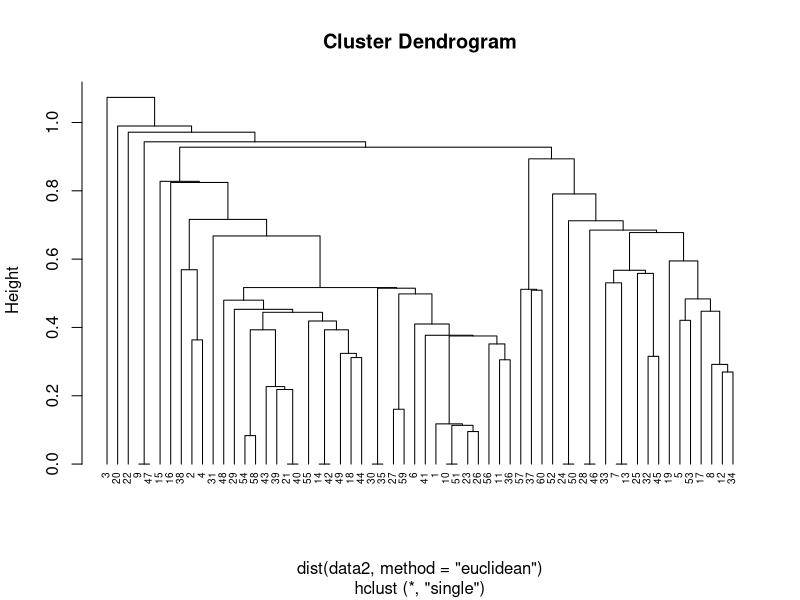
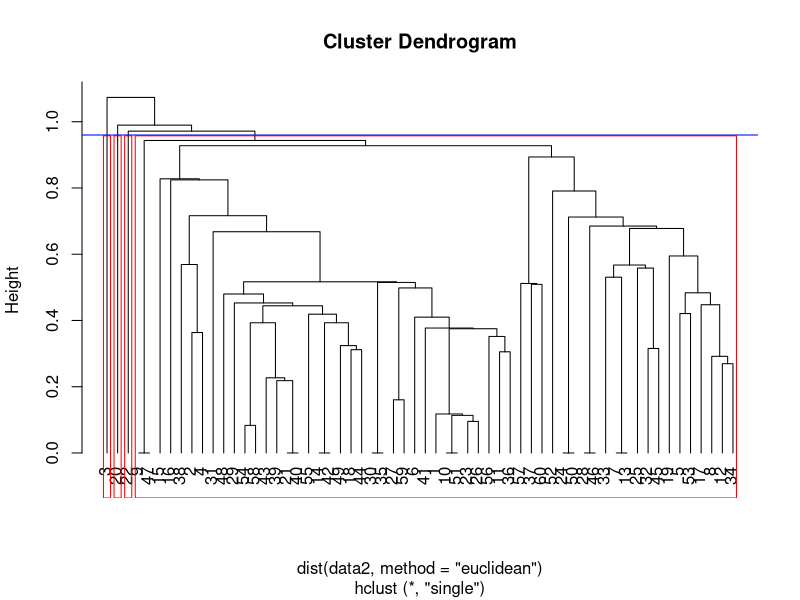
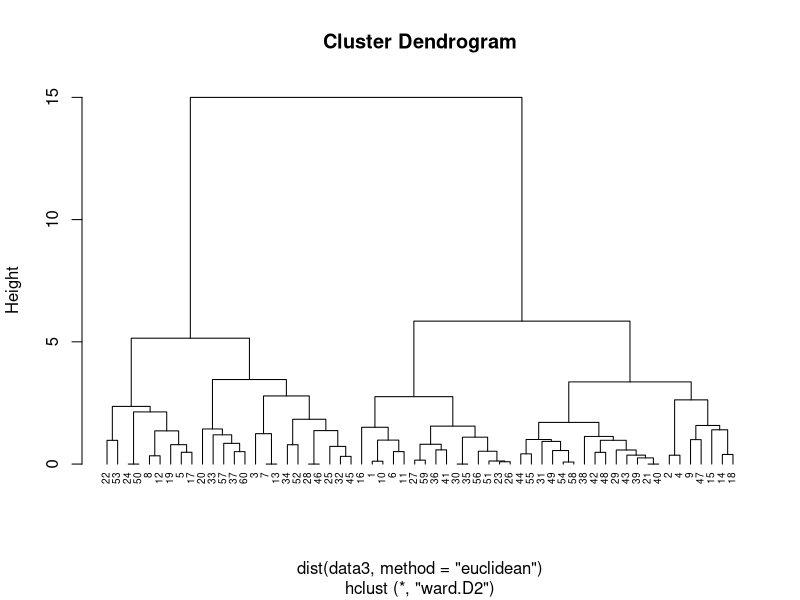
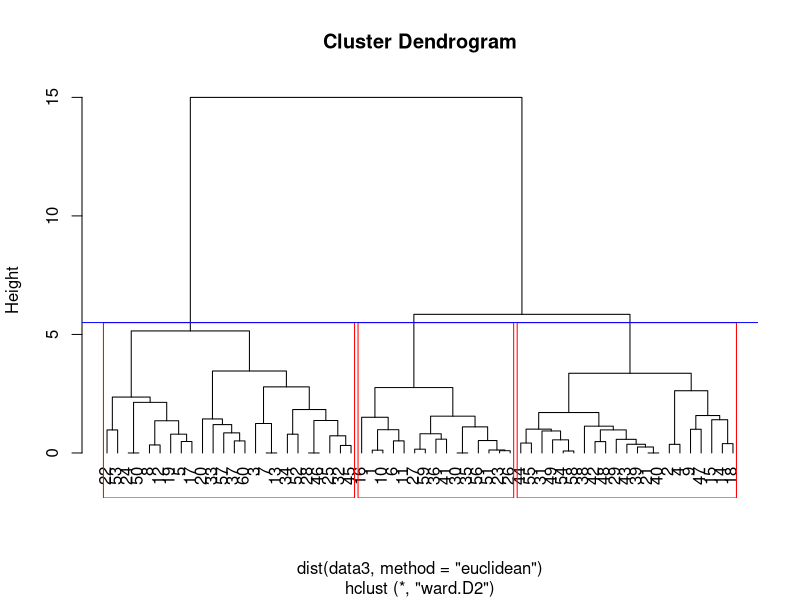

These figures' R source, in order:
data = read.csv("customer.csv", header=TRUE)
head(data)
str(data)

x <- factor(data$Sex)
str(x)
data$Sex <- x
str(data)

data2 = scale(
  data[, -c(1, 4)]
)

head(data2)

hc = hclust(
  dist(data2,
       method="euclidean"),
  method = "single"
)

hc

plot(hc,
     hang = -0.1,
     cex = 0.6)

fit <- cutree(hc, k = 4)

fit

table(fit)

plot(hc, hang = -1)


rect.hclust(hc, k = 4, border = "red")
abline(h = 0.96, col = "blue")

data3 <- data.frame(data2, sex=x)
str(data3)

hc = hclust(
  dist(data3,
       method="euclidean"),
  method = "ward.D2"
)

hc

plot(hc,
     hang = -0.1,
     cex = 0.6)

fit <- cutree(hc, k = 4)

fit

table(fit)

plot(hc, hang = -1)


rect.hclust(hc, k = 3, border = "red")
abline(h = 5.5, col = "blue")
